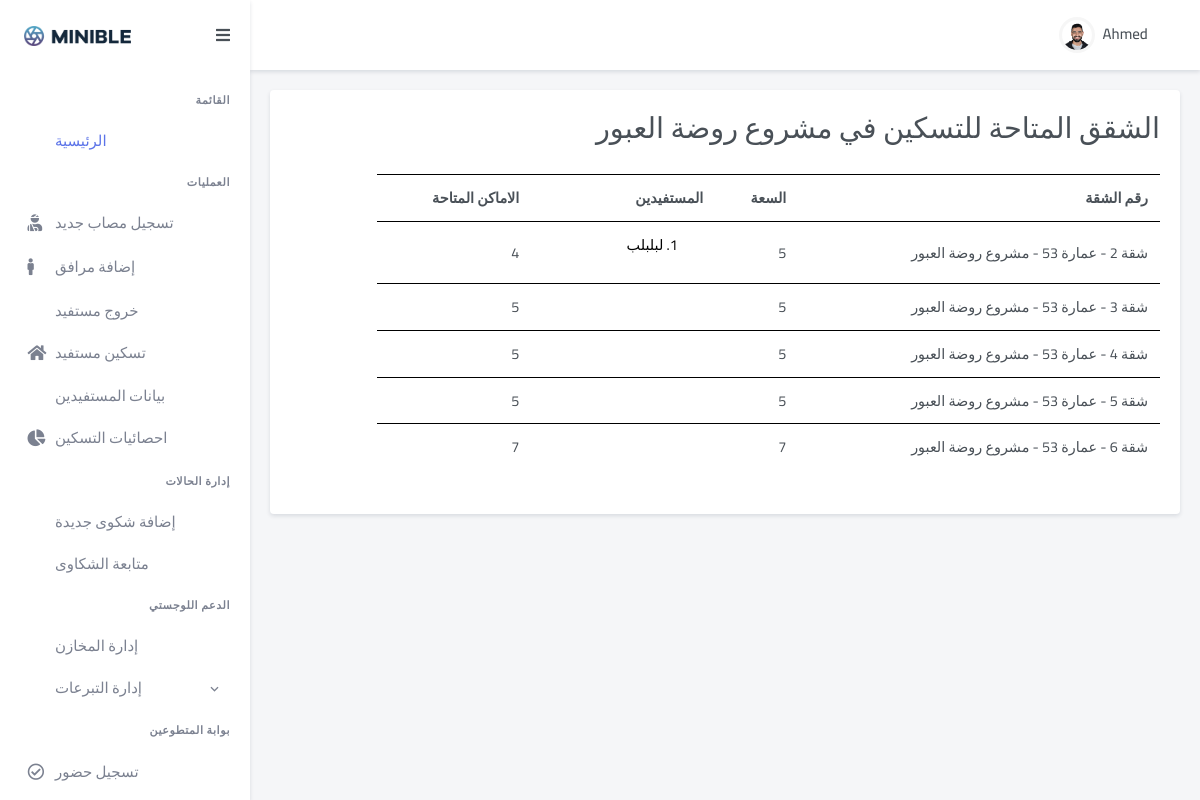
/operations/freespots/5/ (signed in), run on an earlier commit of the app's database.
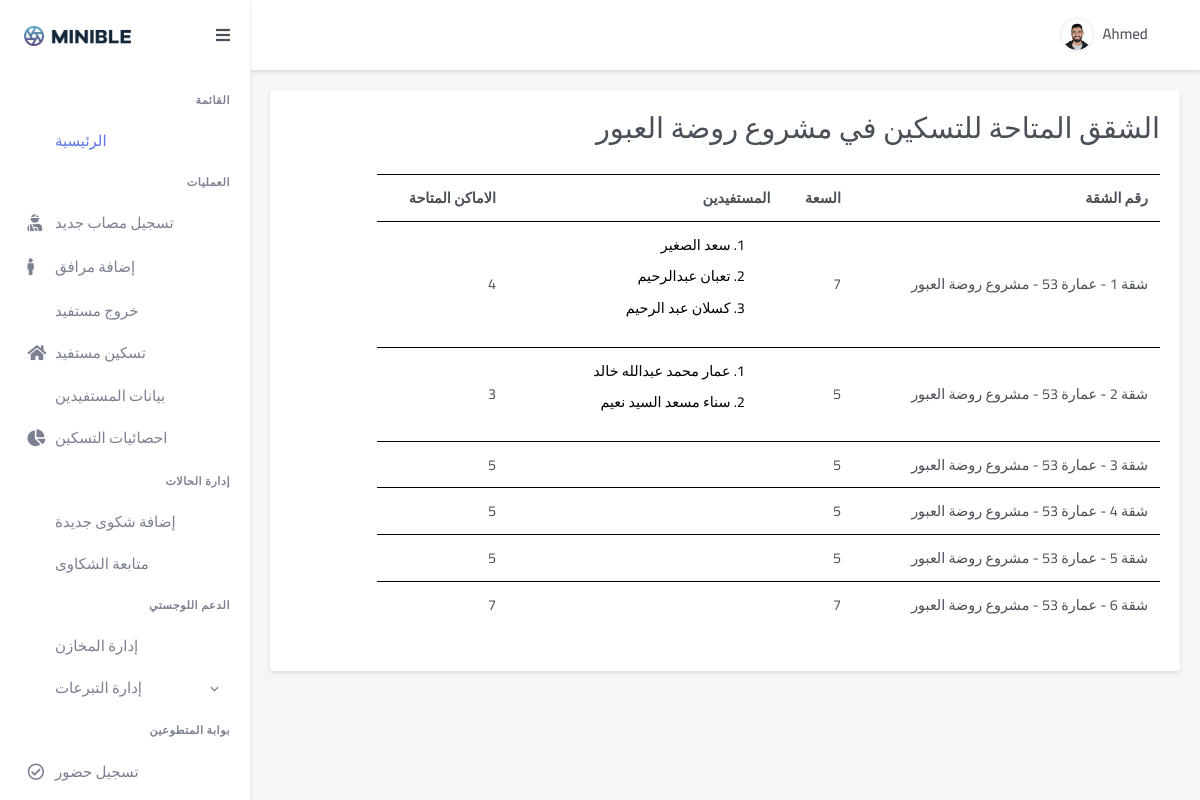
And on a later commit of the database.
### GazaResponse/models.py (models this page shows, shortened)
class Shelter(models.Model):
    shelterName = models.CharField(max_length = 64)
    bGovernorate = models.ForeignKey(Governorate, on_delete = models.CASCADE, null = True)
    isWorking  = models.BooleanField(default = True)
    def __str__(self):
        return f'{self.shelterName}'

class Apartment(models.Model):
    apartmentNum = models.IntegerField()
    whichBuilding = models.ForeignKey(Building, on_delete = models.CASCADE, related_name="apartments")
    apartmentCapacity = models.IntegerField()
    apartmentAccessibility = models.BooleanField()
    code = models.CharField(max_length = 64, blank=True)
    def __str__(self):
        return f'{"شقة"} {self.apartmentNum} - {self.whichBuilding} - {self.whichBuilding.bshelter}'

class Building(models.Model):
    name = models.CharField(max_length = 64)
    address = models.TextField(max_length = 150 , blank = True)
    numOfFloors = models.IntegerField()
    accessibility = models.BooleanField()
    bshelter = models.ForeignKey(Shelter, on_delete = models.CASCADE, related_name = "Buildings")
    bGovernorate = models.ForeignKey(Governorate, on_delete = models.CASCADE)
    def __str__(self):
        return f'{self.name}'

class Person(models.Model):
    name = models.CharField(max_length = 64)
    profile_pic = models.ImageField(upload_to="ProfilePics", blank = True)
    birthday = models.DateField()
    theType = models.CharField(max_length = 64)
    gender = models.CharField(max_length = 64, default = 'ذكر')
    idNumber = models.CharField(max_length = 64)
    code = models.CharField(max_length = 64, blank=True)
    status = models.CharField(max_length = 64)
    phoneNumber = models.CharField(max_length = 64, blank=True)
    isDisabled  = models.BooleanField(default = False)
    hasCancer = models.BooleanField(default = False)
    personGroup = models.ForeignKey(Group, on_delete=models.CASCADE, related_name="relatives")
    pHospital = models.ForeignKey(Hospital, on_delete = models.CASCADE)
    diagnosis = models.TextField(blank = True)
    accommodation  = models.ForeignKey(Apartment, on_delete = models.CASCADE, related_name="residents")
    scannedDocs = models.FileField(upload_to="IDs", blank=True)

### operations/views.py (the view)
# urls.py: path("freespots/<int:shelter_id>/", views.availableApartments, name="freespots"),
@login_required(login_url="/auth")
def availableApartments(request, shelter_id):
    shelter = get_object_or_404(Shelter, id=shelter_id)
    buildings = shelter.Buildings.all()  # Get all buildings related to the shelter
    apartment_data = []
    for building in buildings:
        apartments_with_available_spots = building.apartments.annotate(
        num_residents_with_status=Count('residents', filter=models.Q(residents__status='داخل السكن'))
        ).filter(num_residents_with_status__lt=models.F('apartmentCapacity'))
        for apartment in   apartments_with_available_spots:
            residents = apartment.residents.filter(status="داخل السكن")  # Get all residents in the apartment
            resident_names = [{'name': resident.name, 'id': resident.id} for resident in residents]
            available_spots = apartment.apartmentCapacity - len(residents)
            apartment_data.append({
                'apartment_name': apartment,
                'capacity': apartment.apartmentCapacity,
                'residents': resident_names,
                'available_spots': available_spots
            })
    context = {
        'shelter_name': shelter.shelterName,
        'apartment_data': apartment_data
    }
    return render(request, 'operations/apartments_with_available_spots.html', context)

### operations/templates/operations/apartments_with_available_spots.html (shortened to what this page needs)
{% extends "gaza/layout.html" %}
{% load static %}
{% block body %}
<div dir="rtl" class="main-content">
    <div class="page-content">
     <div class="container-fluid">
      <div class="row">
       <div class="col-lg-12">
        <div class="card">
         <div class="card-body">
            <h2>الشقق المتاحة للتسكين في {{shelter_name }}</h2> <br>
          <div class="table-responsive mb-4">
           <table id="theCustomersTable" class="table table-centered table-nowrap mb-0 table_border_color">
            <thead>
             <tr>
              <th scope="col">
               رقم الشقة
              </th>
              <th scope="col">
                السعة
               </th>
              <th scope="col">
               المستفيدين
              </th>
              <th scope="col">
               الاماكن المتاحة
              </th>
             </tr>
            </thead>
            <tbody>
            {% for apartment  in apartment_data  %}
             <tr>
              <td>
                {{apartment.apartment_name}}
              </td>
              <td>
                {{apartment.capacity}}
              </td>
              <td>
                <ol>
                    {% for resident in apartment.residents %}
                    <a href="{% url 'operations:profile' person_id=resident.id %}"><li class="Operations_residentNames">{{ resident.name }}</li></a>
                    {% endfor %}
                </ol>
              </td>
              <td>
                {{apartment.available_spots}}
              </td>
             </tr>
             {% endfor %}
            </tbody>
           </table>
          </div>
         </div>
        </div>
       </div>
      </div>
     </div>
    </div>
   </div>
{% endblock %}

### GazaResponse/templates/gaza/layout.html (shortened to what this page needs)
{% load static %}
<!DOCTYPE html>
<html>
    <head>
        <link href = "{% static 'gaza/css/app.min.css'%}" rel="stylesheet">
        <link href = "{% static 'gaza/css/bootstrap.min.css'%}" rel="stylesheet">
        <link href = "{% static 'gaza/css/icons.min.css'%}" rel="stylesheet">
        <link href = "{% static 'gaza/libs/bootstrap-touchspin/jquery.bootstrap-touchspin.min.css'%}" rel="stylesheet">
        <link href = "{% static 'gaza/libs/select2/css/select2.min.css'%}" rel="stylesheet">
        <link href="https://cdn.jsdelivr.net/npm/select2@4.1.0-rc.0/dist/css/select2.min.css" rel="stylesheet" />
        <link href = "{% static 'gaza/css/style.css'%}" rel="stylesheet">
    </head>
    <body>
        {% if user.is_authenticated %}
        <header id="page-topbar">
            <div class="navbar-header">
             <div class="d-flex">
              <div class="dropdown d-none d-lg-inline-block ms-1">
               <button class="btn header-item noti-icon waves-effect" data-bs-toggle="fullscreen" type="button">
               </button>
              </div>
              <div class="dropdown d-inline-block">
               <button aria-expanded="false" aria-haspopup="true" class="btn header-item waves-effect" data-bs-toggle="dropdown" id="page-header-user-dropdown" type="button">
                <img alt="Header Avatar" class="rounded-circle header-profile-user" src="{% static 'gaza/images/users/avatar-4.jpg'%}">
                <span class="d-none d-xl-inline-block ms-1 fw-medium font-size-15">
                 {{user.first_name}}
                </span>
               </button>
              </div>
              <div class="dropdown d-inline-block">
                <a href="/admin">
                <button class="btn header-item noti-icon right-bar-toggle waves-effect" type="button">
                </button>
               </a>
              </div>
             </div>
            </div>
           </header>
           <div class="vertical-menu mm-active">
            <div class="navbar-brand-box">
             <a class="logo logo-dark" href="index.html">
              <span class="logo-lg">
               <img alt="" height="20" src="assets/images/logo-dark.png">
              </span>
             </a>
            </div>
            <button class="btn btn-sm px-3 font-size-16 header-item waves-effect vertical-menu-btn" type="button">
             <i class="fa fa-fw fa-bars">
             </i>
            </button>
            <div class="sidebar-menu-scroll mm-show" data-simplebar="init"><div class="simplebar-wrapper" style="margin: 0px;"><div class="simplebar-height-auto-observer-wrapper"><div class="simplebar-height-auto-observer"></div></div><div class="simplebar-mask"><div class="simplebar-offset" style="right: -20px; bottom: 0px;"><div class="simplebar-content-wrapper" style="height: 100%; padding-right: 20px; padding-bottom: 0px; overflow: hidden scroll;"><div class="simplebar-content" style="padding: 0px;">
             <div id="sidebar-menu" class="mm-active">
              <ul class="metismenu list-unstyled mm-show" id="side-menu">
               <li class="menu-title text-right">
                القائمة
               </li>
               <li class="waves-effect">
                <a href="{% url 'users:index' %}" class="active">
                 <i class="uil-home-alt">
                 </i>
                 <span>
                  الرئيسية
                 </span>
                </a>
               </li>
               <li class="menu-title text-right">
                العمليات
               </li>
               <li>
                <a class="waves-effect" href="{% url 'operations:addcasualty' %}">
                 <i class="fas fa-user-injured">
                 </i>
                 <span>
                  تسجيل مصاب جديد
                 </span>
                </a>
               </li>
               <li>
                <a class="waves-effect" href="{% url 'operations:addperson' %}">
                 <i class="fa fa-male">
                 </i>
                 <span>
                  إضافة مرافق
                 </span>
                </a>
               </li>
               <li>
                <a class="waves-effect" href="{% url 'operations:remove' %}">
                 <i class="uil-user-times">
                 </i>
                 <span>
                  خروج مستفيد
                 </span>
                </a>
               </li>
               <li>
                <a class="waves-effect" href="{% url 'operations:accommodation' %}">
                 <i class="fa fa-home">
                 </i>
                 <span>
                  تسكين مستفيد
                 </span>
                </a>
               </li>
               <li>
                <a class="waves-effect" href="{% url 'operations:customers' %}">
                 <i class="uil-file-alt">
                 </i>
                 <span>
                   بيانات المستفيدين
                 </span>
                </a>
               </li>
               <li>
                <a class="waves-effect" href="{% url 'operations:shelters' %}">
                  <i class="fas fa-chart-pie"></i>
                 <span>
                  احصائيات التسكين
                 </span>
                </a>
               </li>
               <li class="menu-title text-right">
                إدارة الحالات
               </li>
               <li>
                <a class="waves-effect" href="{% url 'case_management:addpost'%}">
                 <i class="uil-user-circle">
                 </i>
                 <span>
                  إضافة شكوى جديدة
                 </span>
                </a>
               </li>
               <li>
                <a class="waves-effect" href="{% url 'case_management:cases'%}">
                 <i class="uil-file-alt">
                 </i>
                 <span>
                  متابعة الشكاوى
                 </span>
                </a>
               </li>
               <li dir="rtl" class="menu-title text-right">
                الدعم اللوجستي
               </li>
               <li>
                <a class="waves-effect" href="#">
                 <i class="uil-user-circle">
                 </i>
                 <span>
                  إدارة المخازن
                 </span>
                </a>
               </li>
               <li>
                <a class="has-arrow waves-effect" href="javascript: void(0);">
                 <i class="uil-file-alt">
                 </i>
                 <span>
                  إدارة التبرعات
                 </span>
                </a>
               </li>
               <li dir="rtl" class="menu-title text-right">
                بوابة المتطوعين
               </li>
               <li>
                <a class="waves-effect" href="{% url 'volunteers:arrival' %}">
                 <i class="far fa-check-circle">
                 </i>
                 <span>
                  تسجيل حضور
                 </span>
                </a>
               </li>
               <li>
                <a class="waves-effect" href="{% url 'volunteers:check_departure' %}">
                </a>
               </li>
              </ul>
             </div>
            </div></div></div></div><div class="simplebar-placeholder" style="width: auto; height: 957px;"></div></div><div class="simplebar-track simplebar-vertical" style="visibility: visible;"><div class="simplebar-scrollbar" style="height: 926px; transform: translate3d(0px, 0px, 0px); display: block;"></div></div></div>
           </div>
           {% endif %}
      {% block body %}
      {% endblock %}
    </body>
</html>

### GazaResponse/static/gaza/css/style.css (style rules this page uses)
a,h1,h2,h3,h4,h5,h6,p,button,label,div { font-family: "Cairo", sans-serif !important; }
.navbar-header { background: white; }
.text-right { text-align: right !important; }
#theCustomersTable { max-width:90% !important; }
.table_border_color { border-color: #000000 !important; }
.Operations_residentNames { color: #000000 !important; margin-bottom: 10px; }

What changed in the data, as far as the page shows it:
removed Person: name "لبلبلب"
now on this page (row unchanged): Apartment: apartment_name "شقة 1 - عمارة 53 - مشروع روضة العبور", capacity "7", available_spots "4"
added Person: name "سعد الصغير"
added Person: name "تعبان عبدالرحيم"
added Person: name "كسلان عبد الرحيم"
computed for Apartment "شقة 2 - عمارة 53 - مشروع روضة العبور": available_spots "4" → "3"
added Person: name "عمار محمد عبدالله خالد"
added Person: name "سناء مسعد السيد نعيم"
